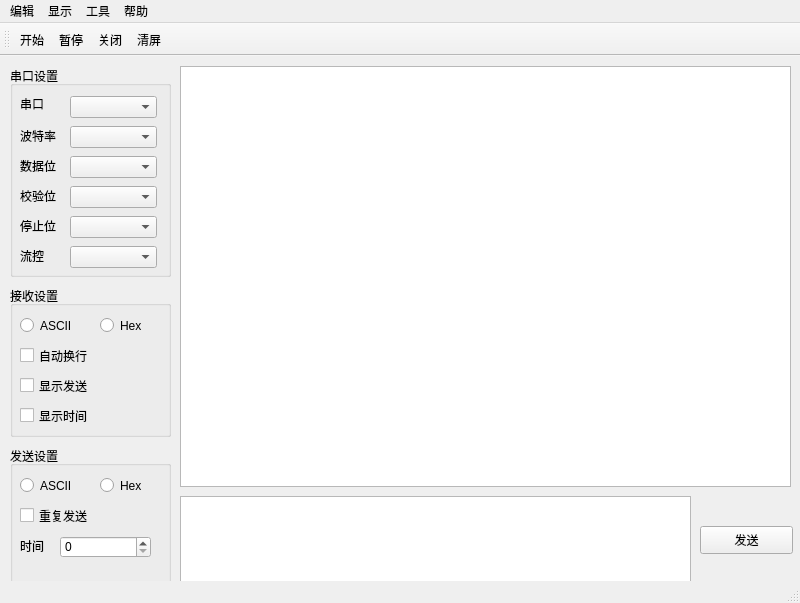
<?xml version="1.0" encoding="UTF-8"?>
<ui version="4.0">
 <class>MainWindow</class>
 <widget class="QMainWindow" name="MainWindow">
  <property name="geometry">
   <rect>
    <x>0</x>
    <y>0</y>
    <width>800</width>
    <height>603</height>
   </rect>
  </property>
  <property name="windowTitle">
   <string>MainWindow</string>
  </property>
  <widget class="QWidget" name="centralwidget">
   <widget class="QPushButton" name="pushButton">
    <property name="geometry">
     <rect>
      <x>700</x>
      <y>470</y>
      <width>93</width>
      <height>28</height>
     </rect>
    </property>
    <property name="text">
     <string>发送</string>
    </property>
   </widget>
   <widget class="QGroupBox" name="groupBox">
    <property name="geometry">
     <rect>
      <x>10</x>
      <y>10</y>
      <width>161</width>
      <height>211</height>
     </rect>
    </property>
    <property name="title">
     <string>串口设置</string>
    </property>
    <widget class="QLabel" name="label">
     <property name="geometry">
      <rect>
       <x>10</x>
       <y>30</y>
       <width>41</width>
       <height>16</height>
      </rect>
     </property>
     <property name="text">
      <string>串口</string>
     </property>
    </widget>
    <widget class="QComboBox" name="comboBox">
     <property name="geometry">
      <rect>
       <x>60</x>
       <y>30</y>
       <width>87</width>
       <height>22</height>
      </rect>
     </property>
    </widget>
    <widget class="QLabel" name="label_2">
     <property name="geometry">
      <rect>
       <x>10</x>
       <y>60</y>
       <width>51</width>
       <height>20</height>
      </rect>
     </property>
     <property name="text">
      <string>波特率</string>
     </property>
    </widget>
    <widget class="QComboBox" name="comboBox_2">
     <property name="geometry">
      <rect>
       <x>60</x>
       <y>60</y>
       <width>87</width>
       <height>22</height>
      </rect>
     </property>
    </widget>
    <widget class="QComboBox" name="comboBox_3">
     <property name="geometry">
      <rect>
       <x>60</x>
       <y>90</y>
       <width>87</width>
       <height>22</height>
      </rect>
     </property>
    </widget>
    <widget class="QLabel" name="label_3">
     <property name="geometry">
      <rect>
       <x>10</x>
       <y>90</y>
       <width>51</width>
       <height>20</height>
      </rect>
     </property>
     <property name="text">
      <string>数据位</string>
     </property>
    </widget>
    <widget class="QComboBox" name="comboBox_4">
     <property name="geometry">
      <rect>
       <x>60</x>
       <y>120</y>
       <width>87</width>
       <height>22</height>
      </rect>
     </property>
    </widget>
    <widget class="QLabel" name="label_4">
     <property name="geometry">
      <rect>
       <x>10</x>
       <y>120</y>
       <width>51</width>
       <height>20</height>
      </rect>
     </property>
     <property name="text">
      <string>校验位</string>
     </property>
    </widget>
    <widget class="QComboBox" name="comboBox_5">
     <property name="geometry">
      <rect>
       <x>60</x>
       <y>150</y>
       <width>87</width>
       <height>22</height>
      </rect>
     </property>
    </widget>
    <widget class="QLabel" name="label_5">
     <property name="geometry">
      <rect>
       <x>10</x>
       <y>150</y>
       <width>51</width>
       <height>20</height>
      </rect>
     </property>
     <property name="text">
      <string>停止位</string>
     </property>
    </widget>
    <widget class="QComboBox" name="comboBox_6">
     <property name="geometry">
      <rect>
       <x>60</x>
       <y>180</y>
       <width>87</width>
       <height>22</height>
      </rect>
     </property>
    </widget>
    <widget class="QLabel" name="label_6">
     <property name="geometry">
      <rect>
       <x>10</x>
       <y>180</y>
       <width>51</width>
       <height>20</height>
      </rect>
     </property>
     <property name="text">
      <string>流控</string>
     </property>
    </widget>
   </widget>
   <widget class="QGroupBox" name="groupBox_2">
    <property name="geometry">
     <rect>
      <x>10</x>
      <y>230</y>
      <width>161</width>
      <height>151</height>
     </rect>
    </property>
    <property name="title">
     <string>接收设置</string>
    </property>
    <widget class="QRadioButton" name="radioButton">
     <property name="geometry">
      <rect>
       <x>10</x>
       <y>30</y>
       <width>61</width>
       <height>19</height>
      </rect>
     </property>
     <property name="text">
      <string>ASCII</string>
     </property>
    </widget>
    <widget class="QRadioButton" name="radioButton_2">
     <property name="geometry">
      <rect>
       <x>90</x>
       <y>30</y>
       <width>61</width>
       <height>19</height>
      </rect>
     </property>
     <property name="text">
      <string>Hex</string>
     </property>
    </widget>
    <widget class="QCheckBox" name="checkBox">
     <property name="geometry">
      <rect>
       <x>10</x>
       <y>60</y>
       <width>91</width>
       <height>19</height>
      </rect>
     </property>
     <property name="text">
      <string>自动换行</string>
     </property>
    </widget>
    <widget class="QCheckBox" name="checkBox_2">
     <property name="geometry">
      <rect>
       <x>10</x>
       <y>90</y>
       <width>91</width>
       <height>19</height>
      </rect>
     </property>
     <property name="text">
      <string>显示发送</string>
     </property>
    </widget>
    <widget class="QCheckBox" name="checkBox_3">
     <property name="geometry">
      <rect>
       <x>10</x>
       <y>120</y>
       <width>91</width>
       <height>19</height>
      </rect>
     </property>
     <property name="text">
      <string>显示时间</string>
     </property>
    </widget>
   </widget>
   <widget class="QGroupBox" name="groupBox_3">
    <property name="geometry">
     <rect>
      <x>10</x>
      <y>390</y>
      <width>161</width>
      <height>141</height>
     </rect>
    </property>
    <property name="title">
     <string>发送设置</string>
    </property>
    <widget class="QRadioButton" name="radioButton_3">
     <property name="geometry">
      <rect>
       <x>90</x>
       <y>30</y>
       <width>61</width>
       <height>19</height>
      </rect>
     </property>
     <property name="text">
      <string>Hex</string>
     </property>
    </widget>
    <widget class="QRadioButton" name="radioButton_4">
     <property name="geometry">
      <rect>
       <x>10</x>
       <y>30</y>
       <width>61</width>
       <height>19</height>
      </rect>
     </property>
     <property name="text">
      <string>ASCII</string>
     </property>
    </widget>
    <widget class="QCheckBox" name="checkBox_4">
     <property name="geometry">
      <rect>
       <x>10</x>
       <y>60</y>
       <width>91</width>
       <height>19</height>
      </rect>
     </property>
     <property name="text">
      <string>重复发送</string>
     </property>
    </widget>
    <widget class="QLabel" name="label_7">
     <property name="geometry">
      <rect>
       <x>10</x>
       <y>90</y>
       <width>51</width>
       <height>20</height>
      </rect>
     </property>
     <property name="text">
      <string>时间</string>
     </property>
    </widget>
    <widget class="QSpinBox" name="spinBox">
     <property name="geometry">
      <rect>
       <x>50</x>
       <y>90</y>
       <width>91</width>
       <height>22</height>
      </rect>
     </property>
    </widget>
   </widget>
   <widget class="QTextBrowser" name="textBrowser">
    <property name="geometry">
     <rect>
      <x>180</x>
      <y>10</y>
      <width>611</width>
      <height>421</height>
     </rect>
    </property>
   </widget>
   <widget class="QTextBrowser" name="textBrowser_2">
    <property name="geometry">
     <rect>
      <x>180</x>
      <y>440</y>
      <width>511</width>
      <height>91</height>
     </rect>
    </property>
   </widget>
  </widget>
  <widget class="QMenuBar" name="menubar">
   <property name="geometry">
    <rect>
     <x>0</x>
     <y>0</y>
     <width>800</width>
     <height>26</height>
    </rect>
   </property>
   <widget class="QMenu" name="menu">
    <property name="title">
     <string>编辑</string>
    </property>
    <addaction name="action_start"/>
    <addaction name="action_pause"/>
    <addaction name="action_exit"/>
    <addaction name="action_clear"/>
   </widget>
   <widget class="QMenu" name="menu_2">
    <property name="title">
     <string>显示</string>
    </property>
    <addaction name="action_font"/>
    <addaction name="action_background"/>
   </widget>
   <widget class="QMenu" name="menu_3">
    <property name="title">
     <string>工具</string>
    </property>
    <addaction name="action_ascii"/>
    <addaction name="action_crc"/>
   </widget>
   <widget class="QMenu" name="menu_4">
    <property name="title">
     <string>帮助</string>
    </property>
    <addaction name="action_about"/>
   </widget>
   <addaction name="menu"/>
   <addaction name="menu_2"/>
   <addaction name="menu_3"/>
   <addaction name="menu_4"/>
  </widget>
  <widget class="QStatusBar" name="statusbar"/>
  <widget class="QToolBar" name="toolBar">
   <property name="windowTitle">
    <string>toolBar</string>
   </property>
   <attribute name="toolBarArea">
    <enum>TopToolBarArea</enum>
   </attribute>
   <attribute name="toolBarBreak">
    <bool>false</bool>
   </attribute>
   <addaction name="action_start"/>
   <addaction name="action_pause"/>
   <addaction name="action_exit"/>
   <addaction name="action_clear"/>
  </widget>
  <action name="action_font">
   <property name="text">
    <string>字体</string>
   </property>
  </action>
  <action name="action_background">
   <property name="text">
    <string>背景颜色</string>
   </property>
  </action>
  <action name="action_ascii">
   <property name="text">
    <string>ASCII</string>
   </property>
  </action>
  <action name="action_crc">
   <property name="text">
    <string>CRC</string>
   </property>
  </action>
  <action name="action_about">
   <property name="text">
    <string>关于</string>
   </property>
  </action>
  <action name="action_start">
   <property name="icon">
    <iconset>
     <normaloff>image/start.ico</normaloff>image/start.ico</iconset>
   </property>
   <property name="text">
    <string>开始</string>
   </property>
  </action>
  <action name="action_pause">
   <property name="icon">
    <iconset>
     <normaloff>image/pause.ico</normaloff>image/pause.ico</iconset>
   </property>
   <property name="text">
    <string>暂停</string>
   </property>
  </action>
  <action name="action_exit">
   <property name="icon">
    <iconset>
     <normaloff>image/stop.ico</normaloff>image/stop.ico</iconset>
   </property>
   <property name="text">
    <string>关闭</string>
   </property>
  </action>
  <action name="action_clear">
   <property name="icon">
    <iconset>
     <normaloff>image/editclear.png</normaloff>image/editclear.png</iconset>
   </property>
   <property name="text">
    <string>清屏</string>
   </property>
  </action>
 </widget>
 <resources/>
 <connections/>
</ui>
